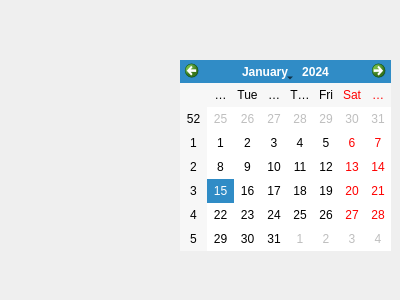
<?xml version="1.0" encoding="UTF-8"?>
<ui version="4.0">
 <class>DatePick</class>
 <widget class="QWidget" name="DatePick">
  <property name="geometry">
   <rect>
    <x>0</x>
    <y>0</y>
    <width>400</width>
    <height>300</height>
   </rect>
  </property>
  <property name="windowTitle">
   <string>Form</string>
  </property>
  <widget class="QCalendarWidget" name="calendarWidget">
   <property name="geometry">
    <rect>
     <x>180</x>
     <y>60</y>
     <width>211</width>
     <height>191</height>
    </rect>
   </property>
  </widget>
 </widget>
 <resources/>
 <connections/>
</ui>
